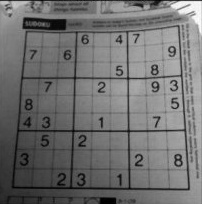
#> input picture opencv-python/threshold.jpg, 202 x 204 px
$ python tut10-2_adaptive_thresholding.py
#> lines starting #> are read from the running program, lines starting #| are printed output that depends on the picture; after the words box and inside, x2 and y2 are one past the last pixel; in counts of white or black regions, pixels touching at a corner belong together
# python3 script using opencv
#image thresholding - adaptive thresholding
# http://docs.opencv.org/3.0-beta/doc/py_tutorials/py_imgproc/py_thresholding/py_thresholding.html

import cv2
import numpy as np
from matplotlib import pyplot as plot

# load image as grayscale
img = cv2.imread('threshold.jpg',0)
#> img is the input picture: shape (204, 202); min 0, max 255, mean 111.8

ret, threshImg1 = cv2.threshold(img,127,255, cv2.THRESH_BINARY)
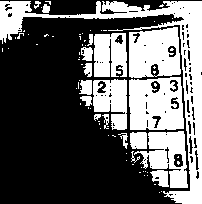
#> threshImg1: shape (204, 202); 38.1% white; 79 white regions (60 under 20 px), largest, box (x1, y1, x2, y2) and area: (0, 1, 202, 204) 5560, (129, 77, 184, 130) 2460, (129, 27, 181, 78) 2161

threshImg2 = cv2.adaptiveThreshold(img,255, cv2.ADAPTIVE_THRESH_MEAN_C,\
								   cv2.THRESH_BINARY, 11,2)
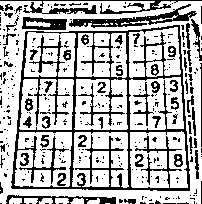
#> threshImg2: shape (204, 202); 71.1% white; black in thin lines or dots
threshImg3 = cv2.adaptiveThreshold(img,255, cv2.ADAPTIVE_THRESH_GAUSSIAN_C,\
							   cv2.THRESH_BINARY,11,2)
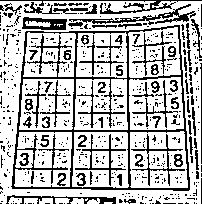
#> threshImg3: shape (204, 202); 72% white; black in thin lines or dots
#params(image, maxValue, adaptiveMethod, thresholdType, blockSize, constantAdjustment)

titles = ['original', 'binary', 'adaptive mean C', 'adaptive Gaussian']
images = [img, threshImg1, threshImg2, threshImg3]

for i in range(4):
	plot.subplot(2,2,i+1)
	plot.imshow(images[i],'gray')

	plot.title(titles[i])
	plot.xticks([])
	plot.yticks([])

plot.show()
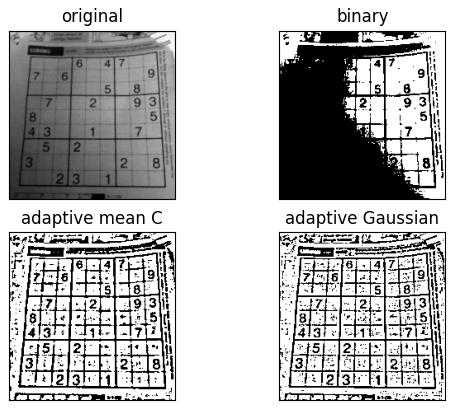
#> figure drawn by matplotlib, 4 panels
